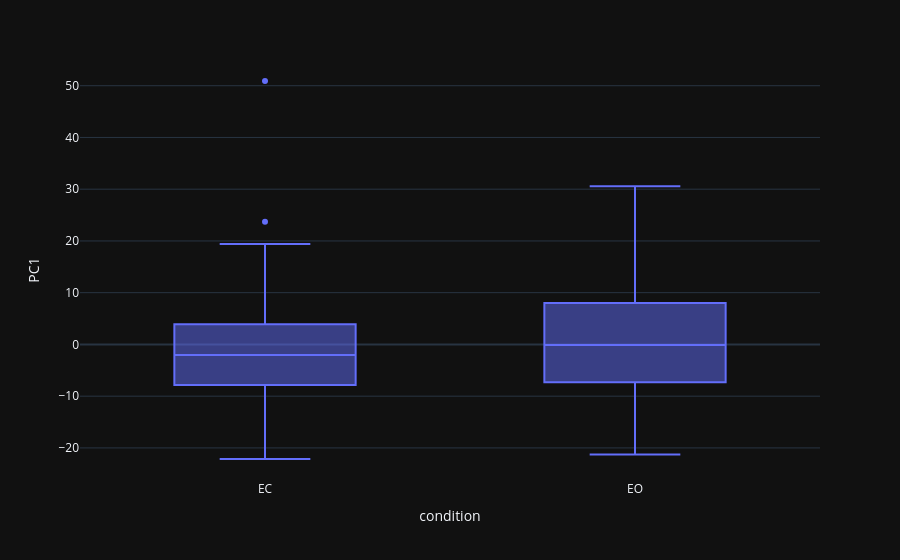

The code cell stored with this chart in its notebook:
### Code cell
px.box(df_pca, x="condition", y="PC1")

### Figure 1 — Plotly figure (JSON) as saved in the notebook; plotly's stock layout.template omitted (floating-point values rounded to 4 significant figures)
{"data": [{"alignmentgroup": "True", "hovertemplate": "condition=%{x}<br>PC1=%{y}<extra></extra>", "legendgroup": "", "marker": {"color": "#636efa"}, "name": "", "notched": false, "offsetgroup": "", "orientation": "v", "showlegend": false, "type": "box", "x": ["EC", "EO", "EC", "EO", "EC", "EO", "EC", "EO", "EC", "EO", "EC", "EO", "EC", "EO", "EC", "EO", "EC", "EO", "EC", "EO", "EC", "EO", "EC", "EO", "EC", "EO", "EC", "EO", "EC", "EO", "EC", "EO", "EC", "EO", "EC", "EO", "EC", "EO", "EC", "EO", "EC", "EO", "EC", "EO", "EC", "EO", "EC", "EO", "EC", "EO", "EO", "EC", "EC", "EO", "EC", "EO", "EC", "EO", "EC", "EO", "EC", "EO", "EC", "EO", "EC", "EO", "EC", "EO", "EC", "EO", "EC", "EO", "EC", "EO", "EC", "EO", "EC", "EO", "EC", "EO", "EC", "EO", "EC", "EO", "EC", "EO", "EC", "EO", "EC", "EO", "EC", "EO", "EC", "EO", "EC", "EO", "EC", "EO", "EC", "EO", "EC", "EO", "EC", "EO", "EC", "EO", "EC", "EO"], "x0": " ", "xaxis": "x", "y": [-15.46, -7.333, -3.113, -13.92, 5.797, 16.01, -0.1175, 2.261, 0.4907, 6.763, -3.298, -3.911, -6.027, -0.5062, -2.521, -3.2, -12.67, -6.971, -12.28, 11.27, 12.43, -3.109, -3.39, 25.42, 11.89, 19.66, -20.26, 8.03, -7.857, 3.045, -9.448, 12.61, -9.08, -14.89, -11.85, -21.28, 2.973, -5.475, 19.41, 16.28, -16.25, -10.08, 23.69, 13.93, 50.91, 30.58, 10.54, 1.312, -2.493, 11.68, 5.761, 18.92, 1.84, 1.324, 8.164, 0.2818, -2.465, -9.161, -7.907, 3.557, -3.575, -14.28, 11.81, -0.566, -0.1882, 2.422, -22.14, -2.603, -12.64, -3.041, 1.166, 18.96, 3.877, -7.391, -1.416, 11.97, 13.42, -3.987, -6.001, -12.8, 1.357, 11.23, -3.481, 1.056, 2.706, -0.7832, 4.938, 3.152, 2.079, -13.62, -20.45, -7.405, 4.542, -1.199, -3.329, 11.18, -14.57, -13.61, -1.582, 0.6702, 0.3814, -5.738, -6.036, -15.05, -0.3295, 1.528, -5.323, -15.83], "y0": " ", "yaxis": "y"}], "layout": {"boxmode": "group", "legend": {"tracegroupgap": 0}, "margin": {"t": 60}, "xaxis": {"anchor": "y", "domain": [0, 1], "title": {"text": "condition"}}, "yaxis": {"anchor": "x", "domain": [0, 1], "title": {"text": "PC1"}}}}
